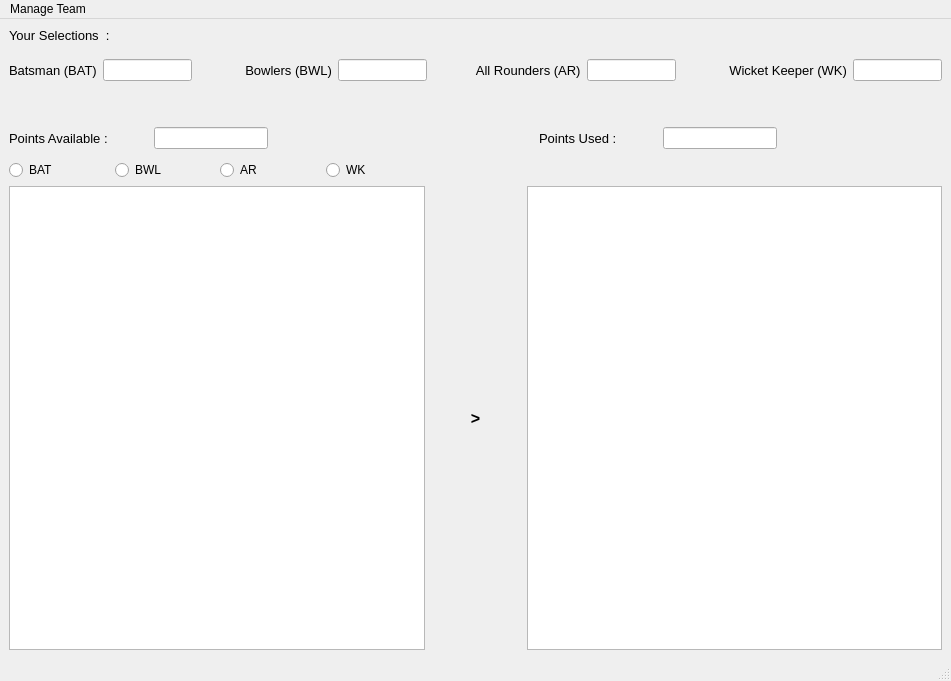
<?xml version="1.0" encoding="UTF-8"?>
<ui version="4.0">
 <class>Fantasy_Cricket</class>
 <widget class="QMainWindow" name="Fantasy_Cricket">
  <property name="geometry">
   <rect>
    <x>0</x>
    <y>0</y>
    <width>951</width>
    <height>681</height>
   </rect>
  </property>
  <property name="windowTitle">
   <string>MainWindow</string>
  </property>
  <widget class="QWidget" name="centralwidget">
   <layout class="QGridLayout" name="gridLayout">
    <item row="2" column="0" colspan="3">
     <layout class="QHBoxLayout" name="horizontalLayout_3">
      <item>
       <widget class="QLabel" name="label_5">
        <property name="font">
         <font>
          <family>Arial</family>
          <pointsize>10</pointsize>
         </font>
        </property>
        <property name="text">
         <string>Batsman (BAT)</string>
        </property>
       </widget>
      </item>
      <item>
       <widget class="QLineEdit" name="t1"/>
      </item>
      <item>
       <spacer name="horizontalSpacer">
        <property name="orientation">
         <enum>Qt::Horizontal</enum>
        </property>
        <property name="sizeHint" stdset="0">
         <size>
          <width>40</width>
          <height>20</height>
         </size>
        </property>
       </spacer>
      </item>
      <item>
       <widget class="QLabel" name="label_6">
        <property name="font">
         <font>
          <family>Arial</family>
          <pointsize>10</pointsize>
         </font>
        </property>
        <property name="text">
         <string>       Bowlers (BWL)</string>
        </property>
       </widget>
      </item>
      <item>
       <widget class="QLineEdit" name="t2"/>
      </item>
      <item>
       <spacer name="horizontalSpacer_2">
        <property name="orientation">
         <enum>Qt::Horizontal</enum>
        </property>
        <property name="sizeHint" stdset="0">
         <size>
          <width>40</width>
          <height>20</height>
         </size>
        </property>
       </spacer>
      </item>
      <item>
       <widget class="QLabel" name="label_4">
        <property name="font">
         <font>
          <family>Arial</family>
          <pointsize>10</pointsize>
         </font>
        </property>
        <property name="text">
         <string>      All Rounders (AR)</string>
        </property>
       </widget>
      </item>
      <item>
       <widget class="QLineEdit" name="t3"/>
      </item>
      <item>
       <spacer name="horizontalSpacer_3">
        <property name="orientation">
         <enum>Qt::Horizontal</enum>
        </property>
        <property name="sizeHint" stdset="0">
         <size>
          <width>40</width>
          <height>20</height>
         </size>
        </property>
       </spacer>
      </item>
      <item>
       <widget class="QLabel" name="label_3">
        <property name="font">
         <font>
          <family>Arial</family>
          <pointsize>10</pointsize>
         </font>
        </property>
        <property name="text">
         <string>       Wicket Keeper (WK)</string>
        </property>
       </widget>
      </item>
      <item>
       <widget class="QLineEdit" name="t4"/>
      </item>
     </layout>
    </item>
    <item row="6" column="0">
     <layout class="QHBoxLayout" name="horizontalLayout">
      <item>
       <widget class="QRadioButton" name="b1">
        <property name="text">
         <string>BAT</string>
        </property>
       </widget>
      </item>
      <item>
       <widget class="QRadioButton" name="b2">
        <property name="text">
         <string>BWL</string>
        </property>
       </widget>
      </item>
      <item>
       <widget class="QRadioButton" name="b3">
        <property name="text">
         <string>AR</string>
        </property>
       </widget>
      </item>
      <item>
       <widget class="QRadioButton" name="b4">
        <property name="text">
         <string>WK</string>
        </property>
       </widget>
      </item>
     </layout>
    </item>
    <item row="4" column="0" colspan="3">
     <layout class="QHBoxLayout" name="horizontalLayout_2">
      <item>
       <widget class="QLabel" name="label">
        <property name="font">
         <font>
          <family>Arial</family>
          <pointsize>10</pointsize>
         </font>
        </property>
        <property name="text">
         <string>Points Available :</string>
        </property>
       </widget>
      </item>
      <item>
       <spacer name="horizontalSpacer_5">
        <property name="orientation">
         <enum>Qt::Horizontal</enum>
        </property>
        <property name="sizeType">
         <enum>QSizePolicy::Fixed</enum>
        </property>
        <property name="sizeHint" stdset="0">
         <size>
          <width>40</width>
          <height>20</height>
         </size>
        </property>
       </spacer>
      </item>
      <item>
       <widget class="QLineEdit" name="t5"/>
      </item>
      <item>
       <spacer name="horizontalSpacer_6">
        <property name="orientation">
         <enum>Qt::Horizontal</enum>
        </property>
        <property name="sizeType">
         <enum>QSizePolicy::Fixed</enum>
        </property>
        <property name="sizeHint" stdset="0">
         <size>
          <width>265</width>
          <height>20</height>
         </size>
        </property>
       </spacer>
      </item>
      <item>
       <widget class="QLabel" name="label_2">
        <property name="font">
         <font>
          <family>Arial</family>
          <pointsize>10</pointsize>
         </font>
        </property>
        <property name="text">
         <string>Points Used :</string>
        </property>
       </widget>
      </item>
      <item>
       <spacer name="horizontalSpacer_4">
        <property name="orientation">
         <enum>Qt::Horizontal</enum>
        </property>
        <property name="sizeType">
         <enum>QSizePolicy::Fixed</enum>
        </property>
        <property name="sizeHint" stdset="0">
         <size>
          <width>40</width>
          <height>20</height>
         </size>
        </property>
       </spacer>
      </item>
      <item>
       <widget class="QLineEdit" name="t6"/>
      </item>
      <item>
       <spacer name="horizontalSpacer_7">
        <property name="orientation">
         <enum>Qt::Horizontal</enum>
        </property>
        <property name="sizeType">
         <enum>QSizePolicy::Fixed</enum>
        </property>
        <property name="sizeHint" stdset="0">
         <size>
          <width>165</width>
          <height>20</height>
         </size>
        </property>
       </spacer>
      </item>
     </layout>
    </item>
    <item row="1" column="0">
     <spacer name="verticalSpacer_2">
      <property name="orientation">
       <enum>Qt::Vertical</enum>
      </property>
      <property name="sizeType">
       <enum>QSizePolicy::Fixed</enum>
      </property>
      <property name="sizeHint" stdset="0">
       <size>
        <width>5</width>
        <height>10</height>
       </size>
      </property>
     </spacer>
    </item>
    <item row="5" column="0">
     <spacer name="verticalSpacer">
      <property name="orientation">
       <enum>Qt::Vertical</enum>
      </property>
      <property name="sizeType">
       <enum>QSizePolicy::Fixed</enum>
      </property>
      <property name="sizeHint" stdset="0">
       <size>
        <width>20</width>
        <height>5</height>
       </size>
      </property>
     </spacer>
    </item>
    <item row="7" column="2">
     <widget class="QListWidget" name="l2">
      <property name="dragDropMode">
       <enum>QAbstractItemView::DragDrop</enum>
      </property>
      <property name="defaultDropAction">
       <enum>Qt::MoveAction</enum>
      </property>
     </widget>
    </item>
    <item row="7" column="0">
     <widget class="QListWidget" name="l1">
      <property name="dragDropMode">
       <enum>QAbstractItemView::DragDrop</enum>
      </property>
      <property name="defaultDropAction">
       <enum>Qt::MoveAction</enum>
      </property>
     </widget>
    </item>
    <item row="0" column="0">
     <widget class="QLabel" name="label_7">
      <property name="font">
       <font>
        <family>Arial</family>
        <pointsize>10</pointsize>
       </font>
      </property>
      <property name="text">
       <string>Your Selections  :</string>
      </property>
     </widget>
    </item>
    <item row="7" column="1">
     <widget class="QLabel" name="label_8">
      <property name="font">
       <font>
        <pointsize>12</pointsize>
        <weight>75</weight>
        <bold>true</bold>
       </font>
      </property>
      <property name="text">
       <string>         &gt;         </string>
      </property>
     </widget>
    </item>
    <item row="3" column="0">
     <spacer name="verticalSpacer_3">
      <property name="orientation">
       <enum>Qt::Vertical</enum>
      </property>
      <property name="sizeType">
       <enum>QSizePolicy::Fixed</enum>
      </property>
      <property name="sizeHint" stdset="0">
       <size>
        <width>20</width>
        <height>40</height>
       </size>
      </property>
     </spacer>
    </item>
   </layout>
  </widget>
  <widget class="QMenuBar" name="menubar">
   <property name="geometry">
    <rect>
     <x>0</x>
     <y>0</y>
     <width>951</width>
     <height>26</height>
    </rect>
   </property>
   <widget class="QMenu" name="menuManage_Team">
    <property name="title">
     <string>Manage Team</string>
    </property>
    <addaction name="actionNew_Team"/>
    <addaction name="separator"/>
    <addaction name="actionOpen_Team"/>
    <addaction name="actionSave_Team"/>
    <addaction name="separator"/>
    <addaction name="actionEvaluate_team"/>
    <addaction name="separator"/>
    <addaction name="actionClose"/>
   </widget>
   <addaction name="menuManage_Team"/>
  </widget>
  <widget class="QStatusBar" name="statusbar"/>
  <action name="actionNew_Team">
   <property name="checkable">
    <bool>true</bool>
   </property>
   <property name="text">
    <string>New Team</string>
   </property>
  </action>
  <action name="actionOpen_Team">
   <property name="checkable">
    <bool>true</bool>
   </property>
   <property name="text">
    <string>Open Team</string>
   </property>
  </action>
  <action name="actionSave_Team">
   <property name="checkable">
    <bool>true</bool>
   </property>
   <property name="text">
    <string>Save Team</string>
   </property>
  </action>
  <action name="actionEvaluate_team">
   <property name="checkable">
    <bool>true</bool>
   </property>
   <property name="text">
    <string>Evaluate Team</string>
   </property>
  </action>
  <action name="actionClose">
   <property name="checkable">
    <bool>true</bool>
   </property>
   <property name="text">
    <string>Close</string>
   </property>
  </action>
 </widget>
 <resources/>
 <connections/>
</ui>
